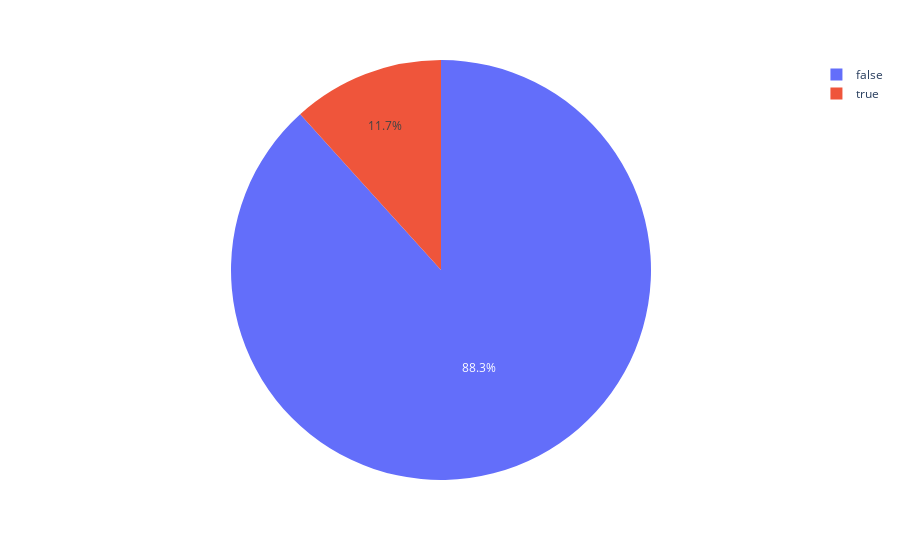

The notebook cell this image was saved under:
### Markdown cell above
# Apply oversampling or SMOTE to the target label

### Code cell
df.drop('user_id', axis=1, inplace=True)


X = df.drop('term_deposit', axis=1)
y = df['term_deposit']

smote = SMOTE(sampling_strategy='auto', random_state=42)
X_resampled, y_resampled = smote.fit_resample(X, y)

X_resampled_df = pd.DataFrame(X_resampled, columns=X.columns)  
y_resampled_df = pd.DataFrame(y_resampled, columns=['term_deposit'])  
scaled_df = pd.concat([X_resampled_df, y_resampled_df], axis=1)

fig = px.pie(df, names='term_deposit')
fig.show()

### Figure 1 — Plotly figure (JSON) as saved in the notebook; plotly's stock layout.template omitted (floating-point values rounded to 4 significant figures; data arrays with more than 128 entries replaced by an {"elided": "..."} marker saying what was removed)
{"data": [{"domain": {"x": [0, 1], "y": [0, 1]}, "hovertemplate": "term_deposit=%{label}<extra></extra>", "labels": {"elided": "45179 bool values"}, "legendgroup": "", "name": "", "showlegend": true, "type": "pie"}], "layout": {"legend": {"tracegroupgap": 0}, "margin": {"t": 60}}}
